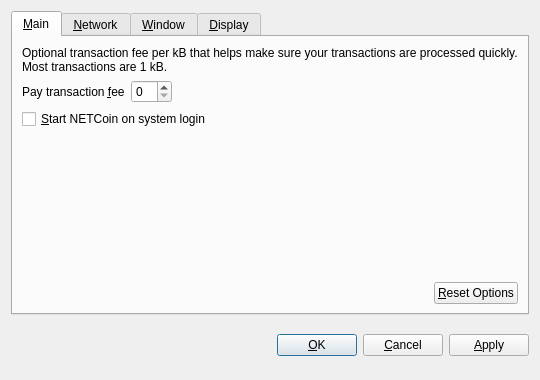
<?xml version="1.0" encoding="UTF-8"?>
<ui version="4.0">
 <class>OptionsDialog</class>
 <widget class="QDialog" name="OptionsDialog">
  <property name="geometry">
   <rect>
    <x>0</x>
    <y>0</y>
    <width>540</width>
    <height>380</height>
   </rect>
  </property>
  <property name="windowTitle">
   <string>Options</string>
  </property>
  <property name="modal">
   <bool>true</bool>
  </property>
  <layout class="QVBoxLayout" name="verticalLayout">
   <item>
    <widget class="QTabWidget" name="tabWidget">
     <property name="tabPosition">
      <enum>QTabWidget::North</enum>
     </property>
     <property name="currentIndex">
      <number>0</number>
     </property>
     <widget class="QWidget" name="tabMain">
      <attribute name="title">
       <string>&amp;Main</string>
      </attribute>
      <layout class="QVBoxLayout" name="verticalLayout_Main">
       <item>
        <widget class="QLabel" name="transactionFeeInfoLabel">
         <property name="text">
          <string>Optional transaction fee per kB that helps make sure your transactions are processed quickly. Most transactions are 1 kB.</string>
         </property>
         <property name="textFormat">
          <enum>Qt::PlainText</enum>
         </property>
         <property name="wordWrap">
          <bool>true</bool>
         </property>
        </widget>
       </item>
       <item>
        <layout class="QHBoxLayout" name="horizontalLayout_1_Main">
         <item>
          <widget class="QLabel" name="transactionFeeLabel">
           <property name="text">
            <string>Pay transaction &amp;fee</string>
           </property>
           <property name="textFormat">
            <enum>Qt::PlainText</enum>
           </property>
           <property name="buddy">
            <cstring>transactionFee</cstring>
           </property>
          </widget>
         </item>
         <item>
          <widget class="BitcoinAmountField" name="transactionFee"/>
         </item>
         <item>
          <spacer name="horizontalSpacer_1_Main">
           <property name="orientation">
            <enum>Qt::Horizontal</enum>
           </property>
           <property name="sizeHint" stdset="0">
            <size>
             <width>40</width>
             <height>20</height>
            </size>
           </property>
          </spacer>
         </item>
        </layout>
       </item>
       <item>
        <widget class="QCheckBox" name="bitcoinAtStartup">
         <property name="toolTip">
          <string>Automatically start NETCoin after logging in to the system.</string>
         </property>
         <property name="text">
          <string>&amp;Start NETCoin on system login</string>
         </property>
        </widget>
       </item>
       <item>
        <spacer name="verticalSpacer_Main">
         <property name="orientation">
          <enum>Qt::Vertical</enum>
         </property>
         <property name="sizeHint" stdset="0">
          <size>
           <width>20</width>
           <height>40</height>
          </size>
         </property>
        </spacer>
       </item>
       <item>
        <layout class="QHBoxLayout" name="horizontalLayout_2_Main">
         <item>
          <spacer name="horizontalSpacer_2_Main">
           <property name="orientation">
            <enum>Qt::Horizontal</enum>
           </property>
           <property name="sizeHint" stdset="0">
            <size>
             <width>40</width>
             <height>20</height>
            </size>
           </property>
          </spacer>
         </item>
         <item>
          <widget class="QPushButton" name="resetButton">
           <property name="toolTip">
            <string>Reset all client options to default.</string>
           </property>
           <property name="text">
            <string>&amp;Reset Options</string>
           </property>
           <property name="autoDefault">
            <bool>false</bool>
           </property>
          </widget>
         </item>
        </layout>
       </item>
      </layout>
     </widget>
     <widget class="QWidget" name="tabNetwork">
      <attribute name="title">
       <string>&amp;Network</string>
      </attribute>
      <layout class="QVBoxLayout" name="verticalLayout_Network">
       <item>
        <widget class="QCheckBox" name="mapPortUpnp">
         <property name="toolTip">
          <string>Automatically open the NETCoin client port on the router. This only works when your router supports UPnP and it is enabled.</string>
         </property>
         <property name="text">
          <string>Map port using &amp;UPnP</string>
         </property>
        </widget>
       </item>
       <item>
        <widget class="QCheckBox" name="connectSocks">
         <property name="toolTip">
          <string>Connect to the NETCoin network through a SOCKS proxy (e.g. when connecting through Tor).</string>
         </property>
         <property name="text">
          <string>&amp;Connect through SOCKS proxy:</string>
         </property>
        </widget>
       </item>
       <item>
        <layout class="QHBoxLayout" name="horizontalLayout_Network">
         <item>
          <widget class="QLabel" name="proxyIpLabel">
           <property name="text">
            <string>Proxy &amp;IP:</string>
           </property>
           <property name="textFormat">
            <enum>Qt::PlainText</enum>
           </property>
           <property name="buddy">
            <cstring>proxyIp</cstring>
           </property>
          </widget>
         </item>
         <item>
          <widget class="QValidatedLineEdit" name="proxyIp">
           <property name="maximumSize">
            <size>
             <width>140</width>
             <height>16777215</height>
            </size>
           </property>
           <property name="toolTip">
            <string>IP address of the proxy (e.g. 127.0.0.1)</string>
           </property>
          </widget>
         </item>
         <item>
          <widget class="QLabel" name="proxyPortLabel">
           <property name="text">
            <string>&amp;Port:</string>
           </property>
           <property name="textFormat">
            <enum>Qt::PlainText</enum>
           </property>
           <property name="buddy">
            <cstring>proxyPort</cstring>
           </property>
          </widget>
         </item>
         <item>
          <widget class="QLineEdit" name="proxyPort">
           <property name="maximumSize">
            <size>
             <width>55</width>
             <height>16777215</height>
            </size>
           </property>
           <property name="toolTip">
            <string>Port of the proxy (e.g. 9050)</string>
           </property>
          </widget>
         </item>
         <item>
          <widget class="QLabel" name="socksVersionLabel">
           <property name="text">
            <string>SOCKS &amp;Version:</string>
           </property>
           <property name="textFormat">
            <enum>Qt::PlainText</enum>
           </property>
           <property name="buddy">
            <cstring>socksVersion</cstring>
           </property>
          </widget>
         </item>
         <item>
          <widget class="QValueComboBox" name="socksVersion">
           <property name="toolTip">
            <string>SOCKS version of the proxy (e.g. 5)</string>
           </property>
          </widget>
         </item>
         <item>
          <spacer name="horizontalSpacer_Network">
           <property name="orientation">
            <enum>Qt::Horizontal</enum>
           </property>
           <property name="sizeHint" stdset="0">
            <size>
             <width>40</width>
             <height>20</height>
            </size>
           </property>
          </spacer>
         </item>
        </layout>
       </item>
       <item>
        <spacer name="verticalSpacer_Network">
         <property name="orientation">
          <enum>Qt::Vertical</enum>
         </property>
         <property name="sizeHint" stdset="0">
          <size>
           <width>20</width>
           <height>40</height>
          </size>
         </property>
        </spacer>
       </item>
      </layout>
     </widget>
     <widget class="QWidget" name="tabWindow">
      <attribute name="title">
       <string>&amp;Window</string>
      </attribute>
      <layout class="QVBoxLayout" name="verticalLayout_Window">
       <item>
        <widget class="QCheckBox" name="minimizeToTray">
         <property name="toolTip">
          <string>Show only a tray icon after minimizing the window.</string>
         </property>
         <property name="text">
          <string>&amp;Minimize to the tray instead of the taskbar</string>
         </property>
        </widget>
       </item>
       <item>
        <widget class="QCheckBox" name="minimizeOnClose">
         <property name="toolTip">
          <string>Minimize instead of exit the application when the window is closed. When this option is enabled, the application will be closed only after selecting Quit in the menu.</string>
         </property>
         <property name="text">
          <string>M&amp;inimize on close</string>
         </property>
        </widget>
       </item>
       <item>
        <spacer name="verticalSpacer_Window">
         <property name="orientation">
          <enum>Qt::Vertical</enum>
         </property>
         <property name="sizeHint" stdset="0">
          <size>
           <width>20</width>
           <height>40</height>
          </size>
         </property>
        </spacer>
       </item>
      </layout>
     </widget>
     <widget class="QWidget" name="tabDisplay">
      <attribute name="title">
       <string>&amp;Display</string>
      </attribute>
      <layout class="QVBoxLayout" name="verticalLayout_Display">
       <item>
        <layout class="QHBoxLayout" name="horizontalLayout_1_Display">
         <item>
          <widget class="QLabel" name="langLabel">
           <property name="text">
            <string>User Interface &amp;language:</string>
           </property>
           <property name="textFormat">
            <enum>Qt::PlainText</enum>
           </property>
           <property name="buddy">
            <cstring>lang</cstring>
           </property>
          </widget>
         </item>
         <item>
          <widget class="QValueComboBox" name="lang">
           <property name="toolTip">
            <string>The user interface language can be set here. This setting will take effect after restarting NETCoin.</string>
           </property>
          </widget>
         </item>
        </layout>
       </item>
       <item>
        <layout class="QHBoxLayout" name="horizontalLayout_2_Display">
         <item>
          <widget class="QLabel" name="unitLabel">
           <property name="text">
            <string>&amp;Unit to show amounts in:</string>
           </property>
           <property name="textFormat">
            <enum>Qt::PlainText</enum>
           </property>
           <property name="buddy">
            <cstring>unit</cstring>
           </property>
          </widget>
         </item>
         <item>
          <widget class="QValueComboBox" name="unit">
           <property name="toolTip">
            <string>Choose the default subdivision unit to show in the interface and when sending coins.</string>
           </property>
          </widget>
         </item>
        </layout>
       </item>
       <item>
        <widget class="QCheckBox" name="displayAddresses">
         <property name="toolTip">
          <string>Whether to show NETCoin addresses in the transaction list or not.</string>
         </property>
         <property name="text">
          <string>&amp;Display addresses in transaction list</string>
         </property>
        </widget>
       </item>
       <item>
        <spacer name="verticalSpacer_Display">
         <property name="orientation">
          <enum>Qt::Vertical</enum>
         </property>
         <property name="sizeHint" stdset="0">
          <size>
           <width>20</width>
           <height>40</height>
          </size>
         </property>
        </spacer>
       </item>
      </layout>
     </widget>
    </widget>
   </item>
   <item>
    <layout class="QHBoxLayout" name="horizontalLayout_Buttons">
     <item>
      <spacer name="horizontalSpacer_1">
       <property name="orientation">
        <enum>Qt::Horizontal</enum>
       </property>
       <property name="sizeHint" stdset="0">
        <size>
         <width>40</width>
         <height>48</height>
        </size>
       </property>
      </spacer>
     </item>
     <item>
      <widget class="QLabel" name="statusLabel">
       <property name="font">
        <font>
         <weight>75</weight>
         <bold>true</bold>
        </font>
       </property>
       <property name="text">
        <string/>
       </property>
       <property name="textFormat">
        <enum>Qt::PlainText</enum>
       </property>
       <property name="wordWrap">
        <bool>true</bool>
       </property>
      </widget>
     </item>
     <item>
      <spacer name="horizontalSpacer_2">
       <property name="orientation">
        <enum>Qt::Horizontal</enum>
       </property>
       <property name="sizeHint" stdset="0">
        <size>
         <width>40</width>
         <height>48</height>
        </size>
       </property>
      </spacer>
     </item>
     <item>
      <widget class="QPushButton" name="okButton">
       <property name="text">
        <string>&amp;OK</string>
       </property>
      </widget>
     </item>
     <item>
      <widget class="QPushButton" name="cancelButton">
       <property name="text">
        <string>&amp;Cancel</string>
       </property>
       <property name="autoDefault">
        <bool>false</bool>
       </property>
      </widget>
     </item>
     <item>
      <widget class="QPushButton" name="applyButton">
       <property name="text">
        <string>&amp;Apply</string>
       </property>
       <property name="autoDefault">
        <bool>false</bool>
       </property>
      </widget>
     </item>
    </layout>
   </item>
  </layout>
 </widget>
 <customwidgets>
  <customwidget>
   <class>BitcoinAmountField</class>
   <extends>QSpinBox</extends>
   <header>bitcoinamountfield.h</header>
  </customwidget>
  <customwidget>
   <class>QValueComboBox</class>
   <extends>QComboBox</extends>
   <header>qvaluecombobox.h</header>
  </customwidget>
  <customwidget>
   <class>QValidatedLineEdit</class>
   <extends>QLineEdit</extends>
   <header>qvalidatedlineedit.h</header>
  </customwidget>
 </customwidgets>
 <resources/>
 <connections/>
</ui>
